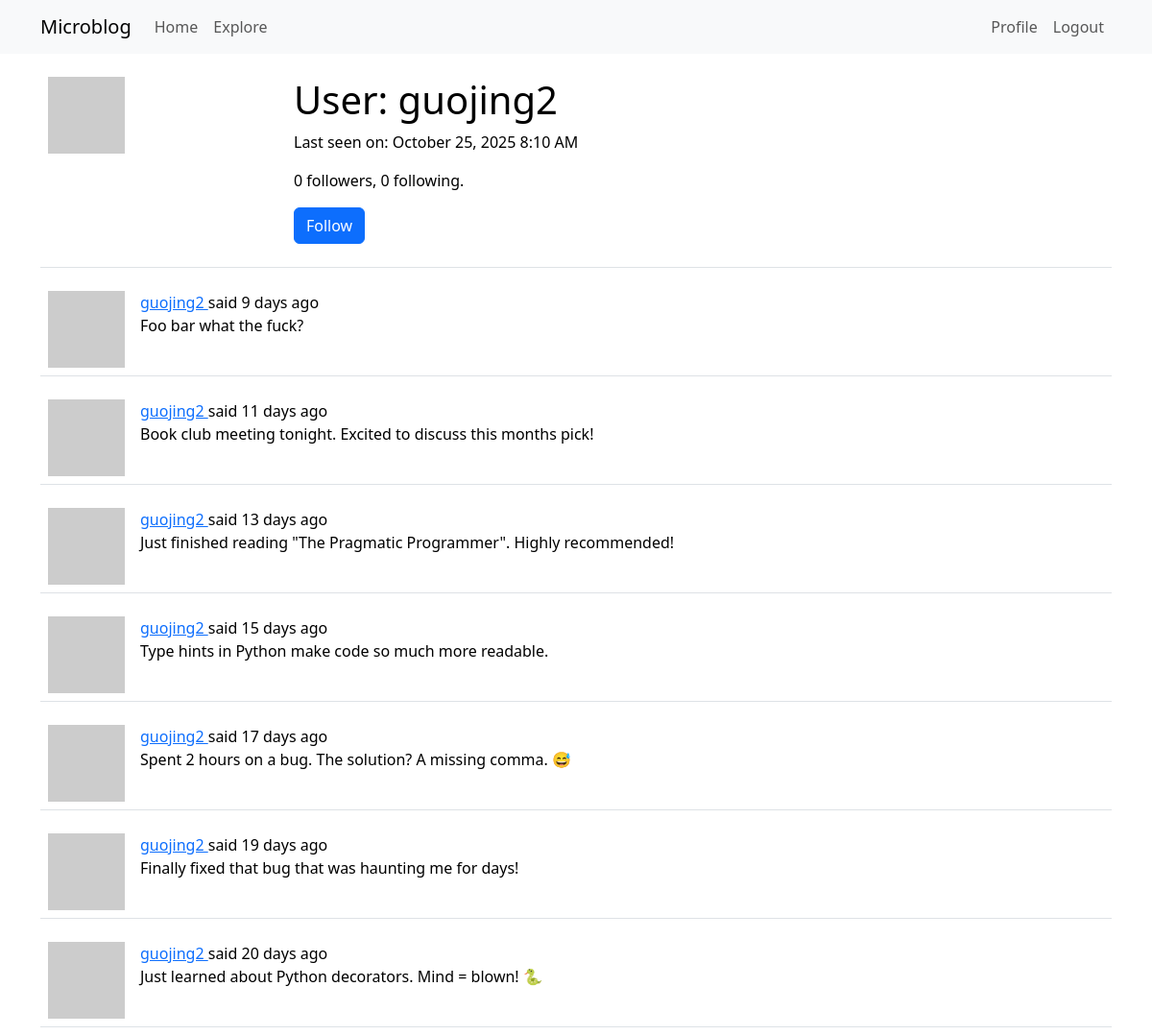
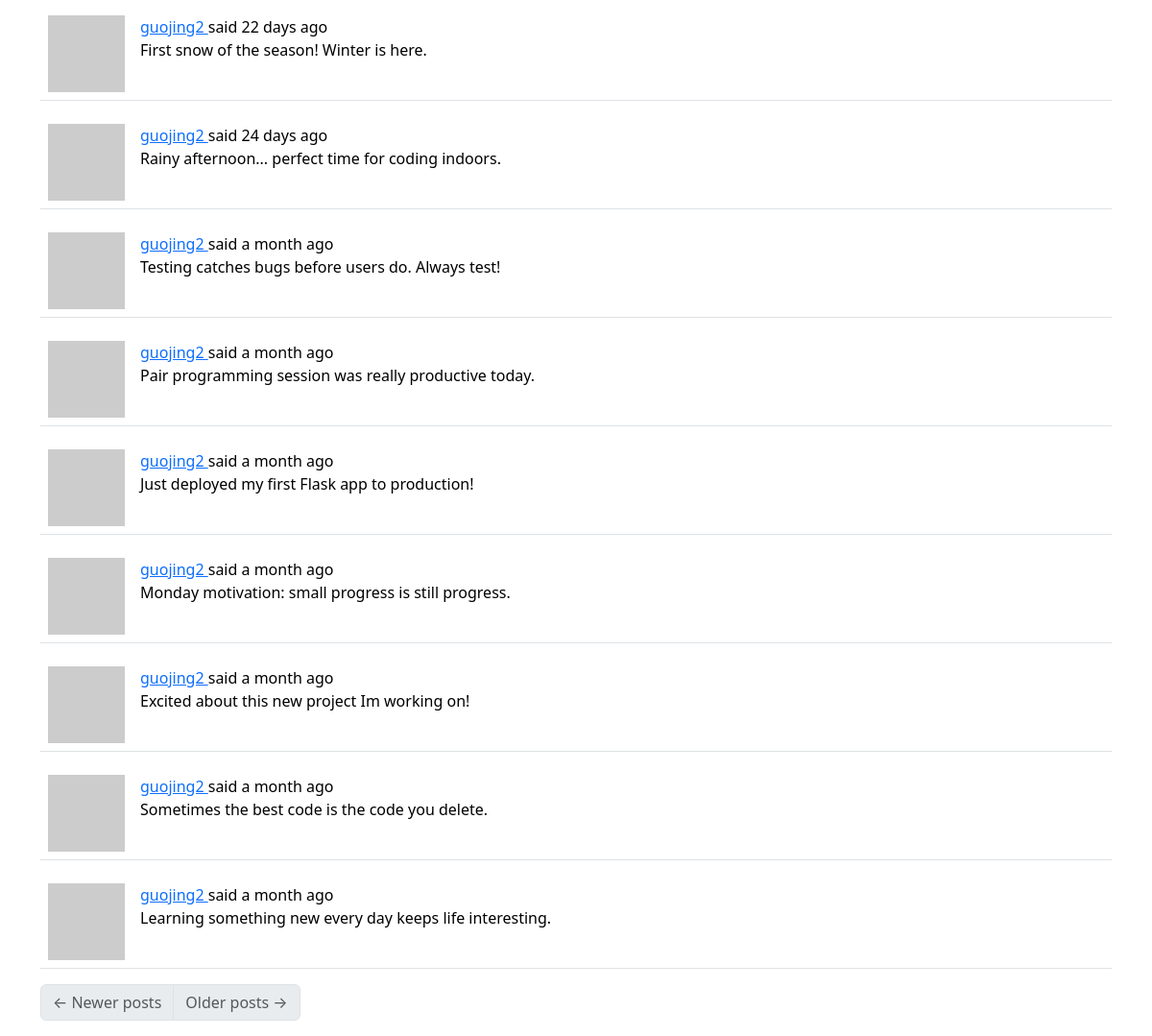
/user/guojing2 (signed in), run on the app's committed database (2 pictures, top to bottom).
### app/models.py (models this page shows, shortened)
class User(UserMixin, db.Model):
    id: orm.Mapped[int] = orm.mapped_column(primary_key=True)
    username: orm.Mapped[str] = orm.mapped_column(
        sa.String(64), index=True, unique=True
    )
    email: orm.Mapped[str] = orm.mapped_column(sa.String(120), index=True, unique=True)
    password_hash: orm.Mapped[str | None] = orm.mapped_column(sa.String(256))
    posts: orm.WriteOnlyMapped["Post"] = orm.relationship(back_populates="author")
    about_me: orm.Mapped[str | None] = orm.mapped_column(sa.String(140))
    last_seen: orm.Mapped[datetime | None] = orm.mapped_column(
        default=lambda: datetime.now(UTC)
    )
    following: orm.WriteOnlyMapped["User"] = orm.relationship(
        secondary=followers,
        primaryjoin=(followers.c.follower_id == id),
        secondaryjoin=(followers.c.followed_id == id),
        back_populates="followers",
    )
    followers: orm.WriteOnlyMapped["User"] = orm.relationship(
        secondary=followers,
        primaryjoin=(followers.c.followed_id == id),
        secondaryjoin=(followers.c.follower_id == id),
        back_populates="following",
    )
    def avatar(self, size):
        digest = md5(self.email.lower().encode("utf-8")).hexdigest()
        return f"https://www.gravatar.com/avatar/{digest}?d=identicon&s={size}"
    def is_following(self, user):
        query = self.following.select().where(User.id == user.id)
        return db.session.scalar(query) is not None
    def followers_count(self):
        return db.session.scalar(
            sa.select(sa.func.count())
            .select_from(followers)
            .where(followers.c.followed_id == self.id)
        )
    def following_count(self):
        return db.session.scalar(
            sa.select(sa.func.count())
            .select_from(followers)
            .where(followers.c.follower_id == self.id)
        )

class Post(db.Model):
    id: orm.Mapped[int] = orm.mapped_column(primary_key=True)
    body: orm.Mapped[str] = orm.mapped_column(sa.String(140))
    timestamp: orm.Mapped[datetime] = orm.mapped_column(
        index=True, default=lambda: datetime.now(UTC)
    )
    user_id: orm.Mapped[int] = orm.mapped_column(sa.ForeignKey("user.id"), index=True)
    author: orm.Mapped["User"] = orm.relationship(back_populates="posts")

### app/routes.py (the view)
@app.route("/user/<username>")
@login_required
def user(username):
    user = db.first_or_404(sa.select(User).where(User.username == username))
    page = request.args.get("page", 1, type=int)
    query = user.posts.select().order_by(Post.timestamp.desc())
    posts = db.paginate(
        query, page=page, per_page=app.config["POSTS_PER_PAGE"], error_out=False
    )
    next_url = (
        url_for("user", username=username, page=posts.next_num)
        if posts.has_next
        else None
    )
    prev_url = (
        url_for("user", username=username, page=posts.prev_num)
        if posts.has_prev
        else None
    )
    form = EmptyForm()
    return render_template(
        "user.html",
        user=user,
        posts=posts.items,
        next_url=next_url,
        prev_url=prev_url,
        form=form,
    )
    form = EmptyForm()
    return render_template("user.html", user=user, posts=posts, form=form)

### app/forms.py
class EmptyForm(FlaskForm):
    submit = SubmitField(_l("Submit"))

### app/__init__.py (called while the page is built)
def get_locale_func():
    return request.accept_languages.best_match(app.config["LANGUAGES"])

### app/models.py (called while the page is built)
@login.user_loader
def load_user(id):
    return db.session.get(User, int(id))

### app/routes.py (called while the page is built)
@app.before_request
def before_request():
    if current_user.is_authenticated:
        current_user.last_seen = datetime.now(UTC)
        db.session.commit()
    g.locale = str(get_locale())

### app/templates/user.html (shortened to what this page needs)
{% extends "base.html" %}
{% block content %}
    <table class="table table-hover">
        <tr>
            <td width="256px">
                <img src="{{ user.avatar(256) }}" />
            </td>
            <td>
                <h1>{{ _('User:') }} {{ user.username }}</h1>
                {% if user.last_seen %}
                    <p>{{ _('Last seen on:') }} {{ moment(user.last_seen).format('LLL') }}</p>
                {% endif %}
                <p>
                    {{ _('%(count)d followers', count=user.followers_count()) }},
                    {{ _('%(count)d following', count=user.following_count()) }}.
                </p>
                {% if user == current_user %}
                    <p>
                        <a href="{{ url_for('edit_profile') }}">{{ _('Edit your profile') }}</a>
                    </p>
                {% elif not current_user.is_following(user) %}
                    <p>
                        <form
                            action="{{ url_for('follow', username=user.username) }}"
                            method="post"
                        >
                            {{ form.submit(value=_('Follow'), class_='btn btn-primary') }}
                        </form>
                    </p>
                {% endif %}
            </td>
        </tr>
    </table>
    {% for post in posts %}
        {% include '_post.html' %}
    {% endfor %}
    <nav aria-label="Post navigation">
        <ul class="pagination">
            <li class="page-item{% if not prev_url %} disabled{% endif %}">
                <a class="page-link" href="{{ prev_url }}">
                    <span aria-hidden="true">&larr;</span> {{ _('Newer posts') }}
                </a>
            </li>
            <li class="page-item{% if not next_url %} disabled{% endif %}">
                <a class="page-link" href="{{ next_url }}">
                    {{ _('Older posts') }} <span aria-hidden="true">&rarr;</span>
                </a>
            </li>
        </ul>
    </nav>
{% endblock %}

### app/templates/_post.html
<table class="table table-hover">
    <tr>
        <td width="70px">
            <a href="{{ url_for('user', username=post.author.username) }}">
                <img src="{{ post.author.avatar(70) }}" />
            </a>
        </td>
        <td>
            <a href="{{ url_for('user', username=post.author.username) }}">
                {{ post.author.username }}
            </a>
            {{ _('said') }} {{ moment(post.timestamp).fromNow() }}
            <br>
            {{ post.body }}
        </td>
    </tr>
</table>

### data on the page
User: username "guojing2", last_seen "October 25, 2025 8:10 AM"
Post: author.username "guojing2", timestamp "9 days ago", body "Foo bar what the fuck?"
Post: author.username "guojing2", timestamp "11 days ago", body "Book club meeting tonight. Excited to discuss this months pick!"
Post: author.username "guojing2", timestamp "13 days ago", body "Just finished reading \"The Pragmatic Programmer\". Highly recommended!"
Post: author.username "guojing2", timestamp "15 days ago", body "Type hints in Python make code so much more readable."
Post: author.username "guojing2", timestamp "17 days ago", body "Spent 2 hours on a bug. The solution? A missing comma. 😅"
Post: author.username "guojing2", timestamp "19 days ago", body "Finally fixed that bug that was haunting me for days!"
Post: author.username "guojing2", timestamp "20 days ago", body "Just learned about Python decorators. Mind = blown! 🐍"
Post: author.username "guojing2", timestamp "22 days ago", body "First snow of the season! Winter is here."
Post: author.username "guojing2", timestamp "24 days ago", body "Rainy afternoon... perfect time for coding indoors."
Post: author.username "guojing2", timestamp "a month ago", body "Testing catches bugs before users do. Always test!"
Post: author.username "guojing2", timestamp "a month ago", body "Pair programming session was really productive today."
Post: author.username "guojing2", timestamp "a month ago", body "Just deployed my first Flask app to production!"
Post: author.username "guojing2", timestamp "a month ago", body "Monday motivation: small progress is still progress."
Post: author.username "guojing2", timestamp "a month ago", body "Excited about this new project Im working on!"
Post: author.username "guojing2", timestamp "a month ago", body "Sometimes the best code is the code you delete."
Post: author.username "guojing2", timestamp "a month ago", body "Learning something new every day keeps life interesting."
